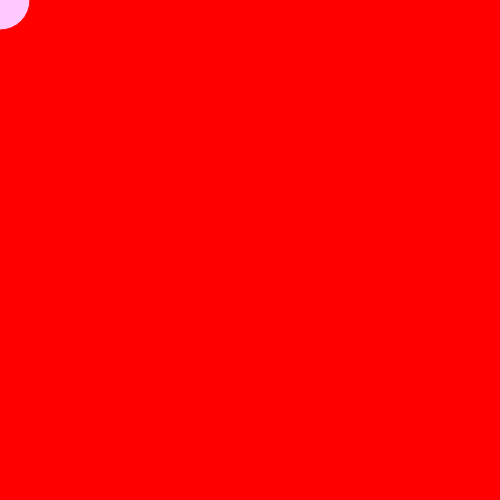
Frame 1 (no input)
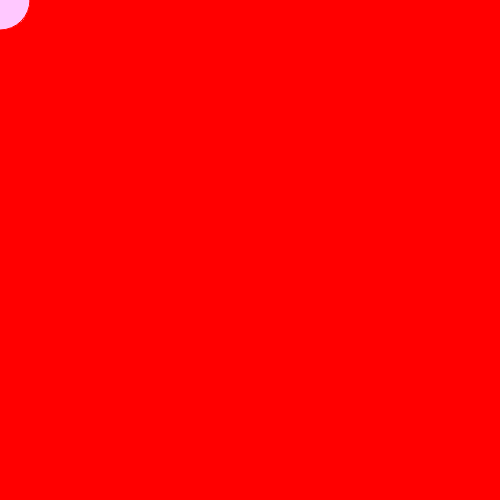
Frame 60 (no input)
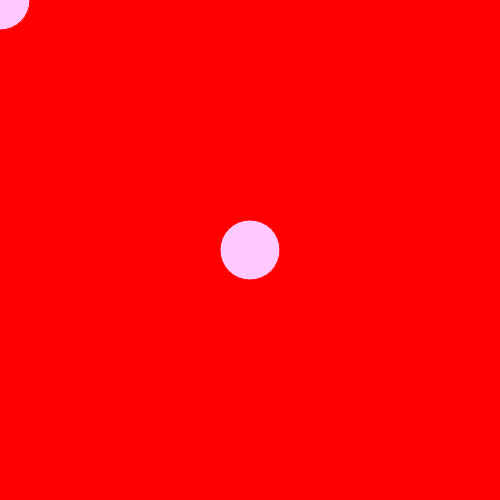
Frame 120 (the mouse pressed at the canvas centre since frame 60)

The p5.js sketch that drew these frames (run headless with seeded random() and noise() and a simulated clock; from frame 60 on, the mouse is pressed at the canvas centre):

// p5.js sketch
// ── sketch.js
//This sketch demonstrates how to make a simple drawing tool with mouse interaction.
//Try drawing with different shapes, colors and strokes. Try updating the background in the draw() function.
//Eevi Rutanen 15.10.2020
function setup(){
    //set canvas size 500*500px
    createCanvas(500,500);
    strokeWeight(1); //set stroke weight to 1px
    background(255,0,0); //draw red background
    stroke(255,0,0); //set red stroke color
}
function draw(){
    fill(255,200,255); //set pink fill color
    ellipse(mouseX,mouseY,60); //draw 60px circle at cursor position
}
